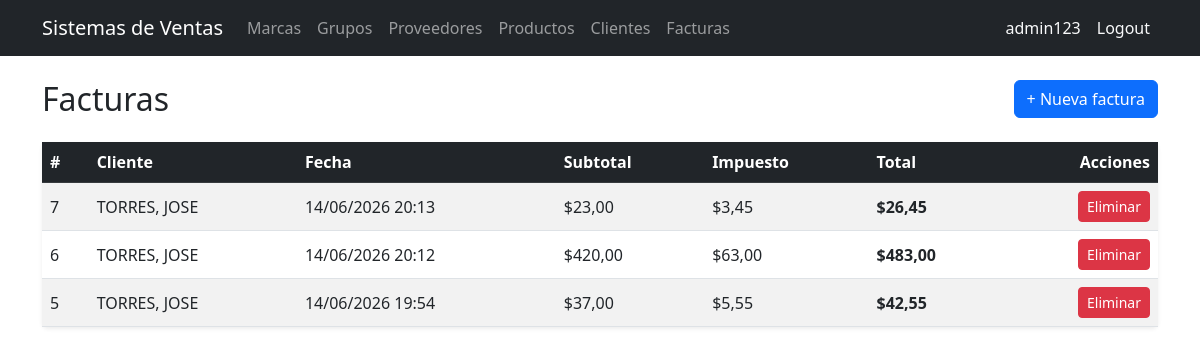
Page /invoices/ (signed in) on the committed database.
### billing/models.py (models this page shows, shortened)
class Invoice(models.Model):
    customer = models.ForeignKey(Customer, on_delete=models.PROTECT, related_name='invoices', verbose_name='Cliente')
    invoice_date = models.DateTimeField(auto_now_add=True, verbose_name='Fecha de factura')
    subtotal = models.DecimalField(max_digits=12, decimal_places=2, default=0, verbose_name='Subtotal')
    tax = models.DecimalField(max_digits=12, decimal_places=2, default=0, verbose_name='Impuesto')
    total = models.DecimalField(max_digits=12, decimal_places=2, default=0, verbose_name='Total')
    is_active = models.BooleanField(default=True, verbose_name='Activo')
    class Meta:
        verbose_name = 'Factura'
        verbose_name_plural = 'Facturas'
        ordering = ['-invoice_date']

class Customer(models.Model):
    dni = models.CharField(max_length=13, unique=True, verbose_name='DNI/RUC')
    first_name = models.CharField(max_length=100, verbose_name='Nombre')
    last_name = models.CharField(max_length=100, verbose_name='Apellido')
    email = models.EmailField(blank=True, null=True, verbose_name='Correo electrónico')
    phone = models.CharField(max_length=20, blank=True, null=True, verbose_name='Teléfono')
    address = models.TextField(blank=True, null=True, verbose_name='Dirección')
    is_active = models.BooleanField(default=True, verbose_name='Activo')
    created_at = models.DateTimeField(auto_now_add=True)
    updated_at = models.DateTimeField(auto_now=True)
    class Meta:
        verbose_name = 'Cliente'
        verbose_name_plural = 'Clientes'
        ordering = ['last_name', 'first_name']
    def __str__(self): return f'{self.last_name}, {self.first_name}'

### billing/views.py (the view)
# urls.py: path('invoices/', views.InvoiceListView.as_view(), name='invoice_list'),
class InvoiceListView(LoginRequiredMixin, ListView):
    model = Invoice; template_name = 'billing/invoice_list.html'; context_object_name = 'items'

### billing/templates/billing/invoice_list.html (shortened to what this page needs)
{% extends 'billing/base.html' %}
{% block content %}
<div class="d-flex justify-content-between align-items-center mb-4">
  <h2 class="mb-0">Facturas</h2>
  <a href="{% url 'billing:invoice_create' %}" class="btn btn-primary">+ Nueva factura</a>
</div>
<div class="card shadow-sm border-0">
  <div class="table-responsive">
    <table class="table table-striped table-hover align-middle mb-0">
      <thead class="table-dark">
        <tr><th>#</th><th>Cliente</th><th>Fecha</th><th>Subtotal</th><th>Impuesto</th><th>Total</th><th class="text-end">Acciones</th></tr>
      </thead>
      <tbody>
        {% for item in items %}
        <tr>
          <td>{{ item.id }}</td>
          <td>{{ item.customer }}</td>
          <td>{{ item.invoice_date|date:"d/m/Y H:i" }}</td>
          <td>${{ item.subtotal }}</td>
          <td>${{ item.tax }}</td>
          <td><strong>${{ item.total }}</strong></td>
          <td class="text-end">
            <a href="{% url 'billing:invoice_delete' item.pk %}" class="btn btn-sm btn-danger">Eliminar</a>
          </td>
        </tr>
        {% empty %}
        <tr><td colspan="7" class="text-center text-muted py-4">No hay facturas.</td></tr>
        {% endfor %}
      </tbody>
    </table>
  </div>
</div>
{% endblock %}

### billing/templates/billing/base.html (shortened to what this page needs)
<!DOCTYPE html>
<html lang="es">
<head>
  <link href="https://cdn.jsdelivr.net/npm/bootstrap@5.3.0/dist/css/bootstrap.min.css" rel="stylesheet">
</head>
<body>
<nav class="navbar navbar-expand-lg navbar-dark bg-dark">
  <div class="container">
    <a class="navbar-brand" href="{% url 'billing:brand_list' %}">Sistemas de Ventas</a>
    <div class="collapse navbar-collapse" id="nav">
      <ul class="navbar-nav me-auto">
        {% if user.is_authenticated %}
        <li class="nav-item"><a class="nav-link" href="{% url 'billing:brand_list' %}">Marcas</a></li>
        <li class="nav-item"><a class="nav-link" href="{% url 'billing:productgroup_list' %}">Grupos</a></li>
        <li class="nav-item"><a class="nav-link" href="{% url 'billing:supplier_list' %}">Proveedores</a></li>
        <li class="nav-item"><a class="nav-link" href="{% url 'billing:product_list' %}">Productos</a></li>
        <li class="nav-item"><a class="nav-link" href="{% url 'billing:customer_list' %}">Clientes</a></li>
        <li class="nav-item"><a class="nav-link" href="{% url 'billing:invoice_list' %}">Facturas</a></li>
        {% endif %}
      </ul>
      <ul class="navbar-nav">
        {% if user.is_authenticated %}
        <li class="nav-item"><span class="nav-link text-light">{{ user.username }}</span></li>
        <li class="nav-item">
          <form method="post" action="{% url 'logout' %}" class="d-inline">
            <button type="submit" class="nav-link btn btn-link text-light" style="text-decoration:none;">Logout</button>
          </form>
        </li>
        {% else %}
        <li class="nav-item"><a class="nav-link" href="{% url 'login' %}">Login</a></li>
        <li class="nav-item"><a class="nav-link" href="{% url 'billing:signup' %}">Registarse</a></li>
        {% endif %}
      </ul>
    </div>
  </div>
</nav>
<div class="container mt-4">
  {% block content %}
  {% endblock %}
</div>
</body>
</html>

### rows in the picture
Invoice: id "7", customer "TORRES, JOSE", invoice_date "14/06/2026 20:13", subtotal "23,00", tax "3,45", total "26,45"
Invoice: id "6", customer "TORRES, JOSE", invoice_date "14/06/2026 20:12", subtotal "420,00", tax "63,00", total "483,00"
Invoice: id "5", customer "TORRES, JOSE", invoice_date "14/06/2026 19:54", subtotal "37,00", tax "5,55", total "42,55"

### other values in the picture
{{ user.username }} "admin123"
